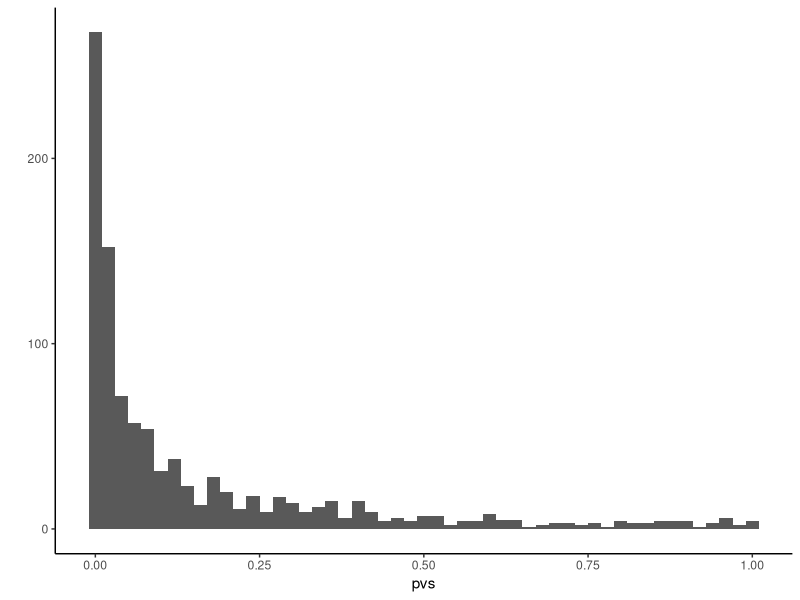

Source code (R): (Note: this script raises an error after producing the figure.)
## ---- chunk 1
library(tidyverse)
knitr::opts_chunk$set(echo = TRUE, 
                      fig.width = 5,
                      fig.height = 3,
                      out.width = "75%", 
                      fig.align = "center")
options(list(dplyr.summarise.inform = FALSE))
theme_set( theme_classic() )

# automatically create a bib database for R packages

knitr::write_bib(
  c(.packages(), 'bookdown', 'simhelpers', 'knitr', 'rmarkdown', 'purrr'),
  'packages.bib'
)


## ---- chunk 2
library( tidyverse )
options(list(dplyr.summarise.inform = FALSE))
## ---- chunk 3
one_run <- function( N, mn ) {
  vals = rnorm( N, mean = mn )
  tt = t.test( vals )
  tt$p.value
}
## ---- chunk 4
one_run( 100, 5 )
one_run( 10, 0.3 )
one_run( 10, 0.3 )
## ---- chunk 5
set.seed( 30303 )
pvs = replicate( 1000, one_run( 100, 0.2 ) )
qplot( pvs, binwidth=0.02 )
## ---- chunk 6
sum( pvs <= 0.05 ) / 1000
## ---- chunk 7

secret_ingredient <- 3

# blah blah blah

funky <- function(input1, input2, input3) {
  
  # do funky stuff
  ratio <- input1 / (input2 + 4)
  funky_output <- input3 * ratio + secret_ingredient
  
  return(funky_output)  
}

funky(3, 2, 5)
## ---- chunk 8
secret_ingredient <- 100
funky(3, 2, 5)
## ---- chunk 9
secret_ingredient <- "A"
funky(3, 2, 5)
## ---- chunk 10
secret_ingredient <- 3

# blah blah blah

funky <- function(input1, input2, input3, secret_ingredient) {
  
  # do funky stuff
  ratio <- input1 / (input2 + 4)
  funky_output <- input3 * ratio + secret_ingredient
  
  return(funky_output)  
}

funky(3, 2, 5, 3)
## ---- chunk 11
secret_ingredient <- 100
funky(3, 2, 5, 3)

funky(3, 2, 5, 100)
## ---- chunk 12
run_simulation <- function( N, J, mu, sigma, tau ) {
  
}
